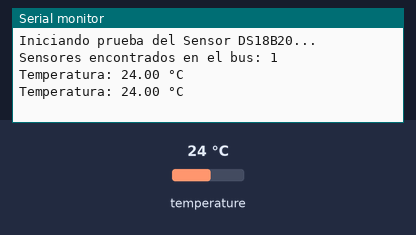
Bench run of a sketch on a simulated ESP32. Shown: the last lines printed to the serial monitor. The inputs (shaded band) are chosen by the test bench; at power-on: temperature 24 °C.

Above: at 3.3 s.
3.4 s: temperature set to 12 °C
At 5.4 s:
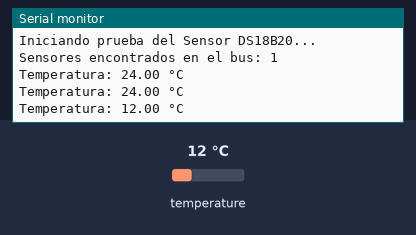
5.9 s: temperature set to 19 °C
At 6.6 s:
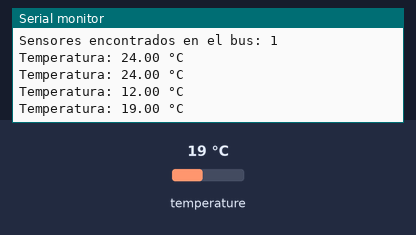
Timing chart, 0 to 8.9 s (numbered marks = the images above; inputs shaded):
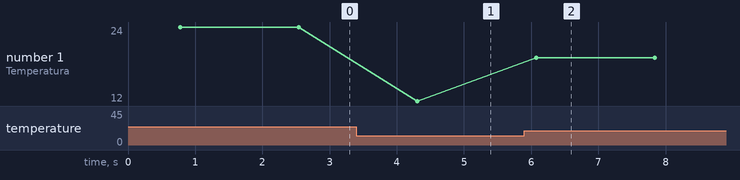

The sketch:

test_DS18B20.ino
```cpp
/*
 * =====================================================================================
 * PROYECTO: ESTACIÓN METEOROLÓGICA (Pruebas Individuales)
 * SENSOR:   DS18B20 (Temperatura Digital)
 * =====================================================================================
 *
 * ¿CÓMO CONECTARLO AL ESP32?
 * -------------------------------------------------------------------------------------
 * Cable ROJO    (VCC)   -> 3.3V (ESP32)
 * Cable NEGRO   (GND)   -> GND (ESP32)
 * Cable AMARILLO (Data) -> GPIO 4 (ESP32)
 *
 * ¡MUY IMPORTANTE! (RESISTENCIA PULL-UP)
 * Debes colocar una resistencia de 4.7K Ohms conectando el cable de DATOS (Amarillo)
 * con el cable VCC (Rojo). Sin esta resistencia, la comunicación 1-Wire no se forma y
 * siempre leerás -127°C (que significa error de lectura).
 *
 * LIBRERÍAS NECESARIAS (Instalar desde el Gestor de Librerías del Arduino IDE):
 * - "OneWire" by Paul Stoffregen
 * - "DallasTemperature" by Miles Burton
 * =====================================================================================
 */

#include <OneWire.h>
#include <DallasTemperature.h>

// Definimos el pin donde está conectado el cable de datos
#define ONE_WIRE_BUS 5

// Configuramos la instancia Onewire para comunicarse con cualquier dispositivo OneWire
OneWire oneWire(ONE_WIRE_BUS);

// Pasamos nuestra referencia OneWire a la librería DallasTemperature
DallasTemperature sensors(&oneWire);

void setup() {
  Serial.begin(115200);
  Serial.println("Iniciando prueba del Sensor DS18B20...");

  // Iniciamos la librería
  sensors.begin();

  // Opcional: Contar cuántos sensores encontró en el cable
  int numSensores = sensors.getDeviceCount();
  Serial.print("Sensores encontrados en el bus: ");
  Serial.println(numSensores);

  if (numSensores == 0) {
    Serial.println("¡ATENCIÓN! No se encontró ningún sensor.");
    Serial.println("Verifica la resistencia de 4.7K entre Data y VCC, y los cables.");
  }
}

void loop() {
  // Solicitamos a los sensores que midan la temperatura
  sensors.requestTemperatures();

  // Obtenemos la temperatura del primer sensor (índice 0)
  float temperaturaC = sensors.getTempCByIndex(0);

  // Comprobamos si hubo un error de lectura (-127.00 es el código de error para Dallas)
  if(temperaturaC == DEVICE_DISCONNECTED_C) {
    Serial.println("Error: Sensor desconectado o error de lectura.");
  } else {
    Serial.print("Temperatura: ");
    Serial.print(temperaturaC);
    Serial.println(" °C");
  }

  delay(1000); // Esperamos 1 segundo antes de la próxima lectura
}
```

Measured:
- after the input at 3.4 s, the serial monitor: prints a new line after 0.91 s (image 1)
- after the input at 5.9 s, the serial monitor: prints a new line after 0.17 s (image 2)
- plotted number 1: 24 → 12 after the input at 3.4 s, 12 → 19 after the input at 5.9 s
